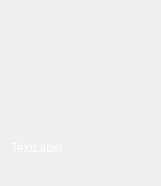
<?xml version="1.0" encoding="UTF-8"?>
<ui version="4.0">
 <class>exportdata_left</class>
 <widget class="QWidget" name="exportdata_left">
  <property name="geometry">
   <rect>
    <x>0</x>
    <y>0</y>
    <width>159</width>
    <height>184</height>
   </rect>
  </property>
  <property name="minimumSize">
   <size>
    <width>0</width>
    <height>0</height>
   </size>
  </property>
  <property name="windowTitle">
   <string>Form</string>
  </property>
  <layout class="QVBoxLayout" name="verticalLayout">
   <property name="spacing">
    <number>10</number>
   </property>
   <property name="rightMargin">
    <number>15</number>
   </property>
   <property name="bottomMargin">
    <number>31</number>
   </property>
   <item>
    <widget class="QWidget" name="widget_camera" native="true">
     <property name="minimumSize">
      <size>
       <width>135</width>
       <height>120</height>
      </size>
     </property>
     <layout class="QVBoxLayout" name="verticalLayout_2">
      <item>
       <spacer name="verticalSpacer">
        <property name="orientation">
         <enum>Qt::Vertical</enum>
        </property>
        <property name="sizeHint" stdset="0">
         <size>
          <width>20</width>
          <height>40</height>
         </size>
        </property>
       </spacer>
      </item>
      <item>
       <widget class="QCheckBox" name="cb_camera">
        <property name="styleSheet">
         <string notr="true">QCheckBox {color: white; font: 13pt;}
QCheckBox::indicator {width: 15px; height: 15px; border-radius:3px;}
QCheckBox::indicator::checked {background-image: url(:/img/icon/Left-select.png);}
QCheckBox::indicator::unchecked {background-image: url(:/img/icon/None-select.png);}</string>
        </property>
        <property name="text">
         <string/>
        </property>
        <property name="checked">
         <bool>true</bool>
        </property>
       </widget>
      </item>
     </layout>
    </widget>
   </item>
   <item>
    <widget class="QLabel" name="lb_camera">
     <property name="maximumSize">
      <size>
       <width>16777215</width>
       <height>25</height>
      </size>
     </property>
     <property name="styleSheet">
      <string notr="true">font:12px 'Roboto Medium'; color:#ffffff;</string>
     </property>
     <property name="text">
      <string>TextLabel</string>
     </property>
     <property name="alignment">
      <set>Qt::AlignLeading|Qt::AlignLeft|Qt::AlignTop</set>
     </property>
    </widget>
   </item>
  </layout>
 </widget>
 <resources/>
 <connections/>
</ui>
